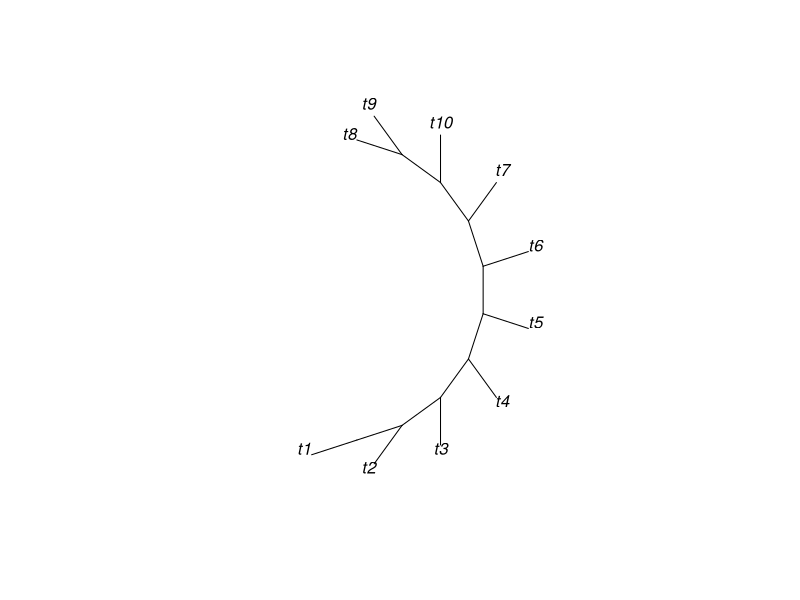
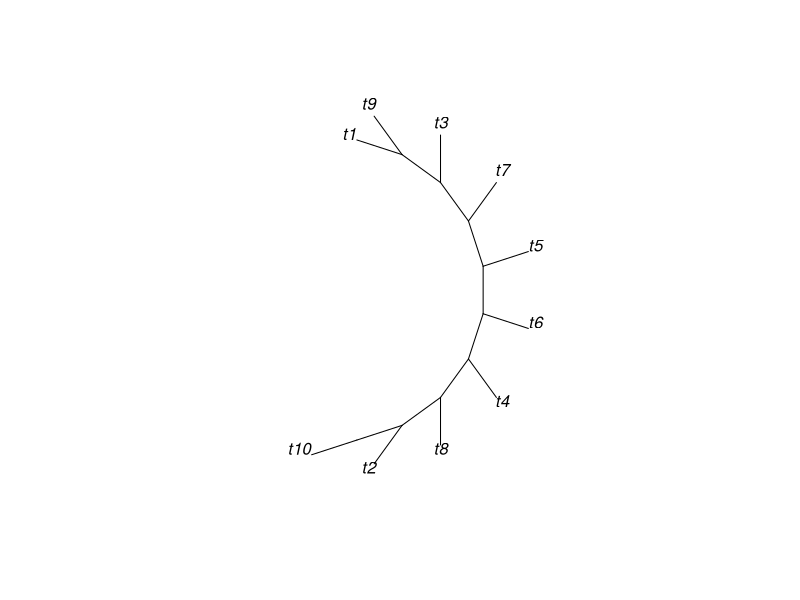
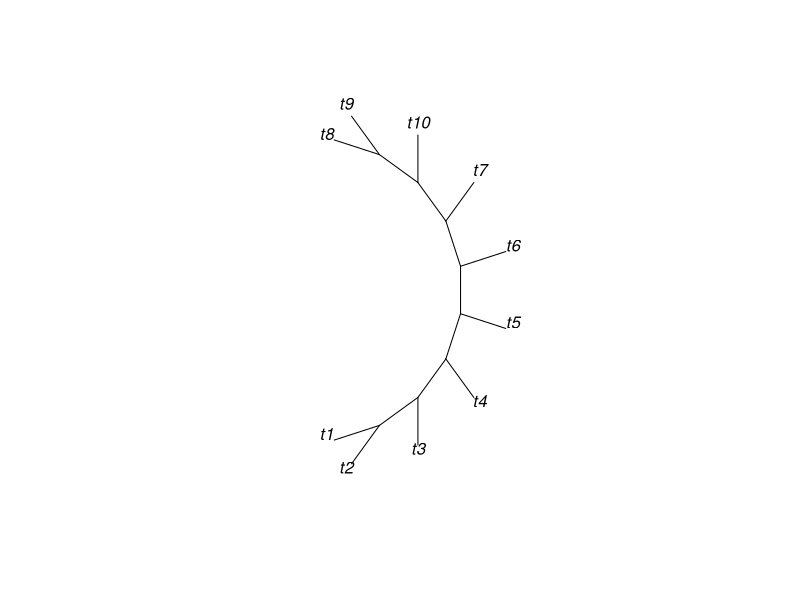
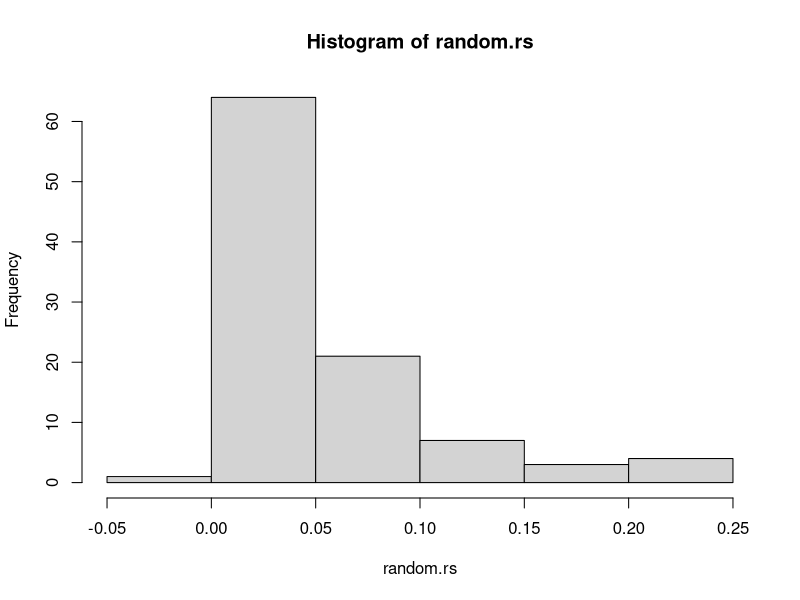
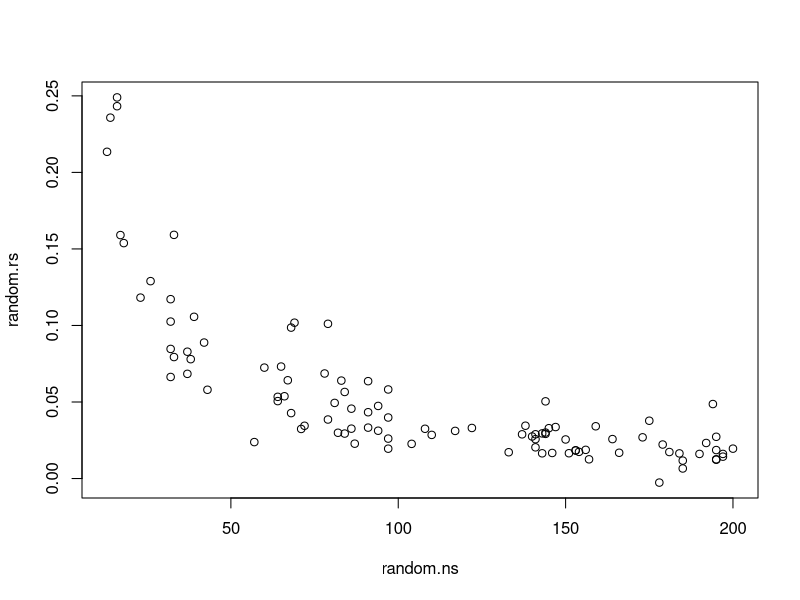

These charts were generated, in order, by the following R code:
# 11/02/2015
# Exploring different tree distance metrics

# LIBS
library (ape)

################################################################################
# PH85, TOPOLOGICAL
# 'The topological distance is defined as twice the number of internal branches
# defining different bipartitions of the tips'
################################################################################
# Simulated trees
tree1 <- stree (10, 'left')
tree2 <- stree (10, 'left')
# 1 node change leads to a distance of 2
holder <- tree1$tip.label[10]
tree1$tip.label[10] <- tree1$tip.label[8]
tree1$tip.label[8] <- holder
plot (tree1, type = 'unrooted')  # ignores root
(dist.topo (tree1, tree2))  # should be 2
# normalise by dividing by the total number of internal branches in both trees
((tree1$Nnode + tree2$Nnode) - 4)  # should be 14
# random trees again
tree1 <- stree (10, 'left')
tree2 <- stree (10, 'left')
# switch nodes around to make them maximally different
tree1$tip.label <- tree1$tip.label[c (10,2,8,4,6,5,7,3,9,1)]
plot (tree1, type = 'unrooted')
# normalised measure
dist.topo (tree1, tree2) / ((tree1$Nnode + tree2$Nnode) - 4)  # should be 1
# random test, n. internal branches shoudl never be greater than distance
bools <- rep (NA, 100)
for (i in 1:100) {
  tree1 <- rtree (100)
  tree2 <- rtree (100)
  bools[i] <- dist.topo (tree1, tree2) > ((tree1$Nnode + tree2$Nnode) - 4)
}
(any (bools))  # should be FALSE

################################################################################
# SCORE, BRANCH LENGTH
# 'square root of the sum of the squared differences of the (internal) branch
# lengths'
################################################################################
# first let's get a function that extracts internal branch lengths
getInternalEdgeLengths <- function (tree) {
  internal.branches <- which (!tree$edge[ ,2] %in% 1:length (tree$tip.label))
  tree$edge.length[internal.branches]
}
# now let's generate some trees with edge lengths -- make sure they're unrooted
# if they're rooted internal branches can be confusing, dist.topo assumes unrooted
tree1 <- unroot(stree (10, 'left'))
tree2 <- unroot(stree (10, 'left'))
tree1$edge.length <- rep (1, nrow (tree1$edge))
tree2$edge.length <- rep (1, nrow (tree2$edge))
# switching t8 and t10 is a small change and only changes 1 internal edge length
# we should expect there to be a sinlge edge difference. Since internal
# branches are all equal to 1, this should be the sqrt(2) -- the difference 
# squared and square rooted.
holder <- tree1$tip.label[10]
tree1$tip.label[10] <- tree1$tip.label[8]
tree1$tip.label[8] <- holder
plot (tree1, type = 'unrooted')
(dist.topo (tree1, tree2, method = 'score'))
# now let's trying rearranging all the tips to get a different tree
tree1 <- compute.brlen (unroot(stree (10, 'left')))
tree2 <- compute.brlen (unroot(stree (10, 'left')))
tree1$edge.length <- rep (1, nrow (tree1$edge))
tree2$edge.length <- rep (1, nrow (tree2$edge))
tree1$tip.label <- tree1$tip.label[c (10,2,8,4,6,5,7,3,9,1)]
dist.topo (tree1, tree2, method = 'score')  # now all the internal edges are different
# this is equal to sqrt(14) -- twice the number of different internal edges
# so the max difference possible can be expressed as:
#  sqrt (sum (internal.edge.lengths.tree1^2, internal.edge.lengths.tree1^2))
# Let's test this with some different lengths of branch
tree1 <- compute.brlen (unroot(stree (10, 'left')))
tree2 <- compute.brlen (unroot(stree (10, 'left')))
tree1$edge.length <- tree1$edge.length/sum(tree1$edge.length)
tree2$edge.length <- tree2$edge.length/sum(tree2$edge.length)
tree1$edge.length <- tree1$edge.length*10
tree1$tip.label <- tree1$tip.label[c (10,2,8,4,6,5,7,3,9,1)]
max.d <- sqrt (sum (getInternalEdgeLengths (tree1)^2, getInternalEdgeLengths (tree2)^2))
(dist.topo (tree1, tree2, method = 'score'))/max.d  # 1, maximum distance
# random test, n. internal branches should never be greater than distance
bools <- rep (NA, 100)
for (i in 1:100) {
  tree1 <- unroot(compute.brlen(rtree (100)))
  tree2 <- unroot(compute.brlen(rtree (100)))
  max.d <- sqrt (sum (getInternalEdgeLengths (tree1)^2, getInternalEdgeLengths (tree2)^2))
  obs.d <- dist.topo (tree1, tree2, method = 'score')
  bools[i] <- round (obs.d, 5) > round (max.d, 5)  # 5 decimal tol
}
(any (bools))  # should be FALSE

################################################################################
# CORRELATION OF DISTANCE MATRICES
################################################################################
# first test with the same tree
tree1 <- compute.brlen (stree (10, 'left'))
tree2 <- compute.brlen (stree (10, 'left'))
dist1 <- cophenetic.phylo (tree1)
dist2 <- cophenetic.phylo (tree2)
dist1 <- dist1[order (colnames(dist1)), order (colnames(dist1))]  # ensure tips are in the same order
dist2 <- dist2[order (colnames(dist2)), order (colnames(dist2))]
model <- cor.test (x = dist1, y = dist2)
model$estimate  # Pearson's r == 1
# Now switch tips 8 and 10 around
holder <- tree1$tip.label[10]
tree1$tip.label[10] <- tree1$tip.label[8]
tree1$tip.label[8] <- holder
dist1 <- cophenetic.phylo (tree1)
dist2 <- cophenetic.phylo (tree2)
dist1 <- dist1[order (colnames(dist1)), order (colnames(dist1))]
dist2 <- dist2[order (colnames(dist2)), order (colnames(dist2))]
model <- cor.test (x = dist1, y = dist2)
model$estimate  # Still very high
# Now muddle the tree
tree1 <- compute.brlen (stree (10, 'left'))
tree2 <- compute.brlen (stree (10, 'left'))
tree1$edge.length <- tree1$edge.length/sum(tree1$edge.length)
tree2$edge.length <- tree2$edge.length/sum(tree2$edge.length)
tree1$tip.label <- tree1$tip.label[c (10,2,8,4,6,5,7,3,9,1)]
dist1 <- cophenetic.phylo (tree1)
dist2 <- cophenetic.phylo (tree2)
dist1 <- dist1[order (colnames(dist1)), order (colnames(dist1))]
dist2 <- dist2[order (colnames(dist2)), order (colnames(dist2))]
model <- cor.test (x = dist1, y = dist2)
model$estimate  # that's as low as the correlation can get for this tree
# Can random trees for anything bigger get lower?
random.rs <- rep (NA, 100)
random.ns <- round (runif (100, 10, 200))
for (i in 1:100) {
  tree1 <- compute.brlen(rtree (random.ns[i]))
  tree2 <- compute.brlen(rtree (random.ns[i]))
  dist1 <- cophenetic.phylo (tree1)
  dist2 <- cophenetic.phylo (tree2)
  dist1 <- dist1[order (colnames(dist1)), order (colnames(dist1))]
  dist2 <- dist2[order (colnames(dist2)), order (colnames(dist2))]
  model <- cor.test (x = dist1, y = dist2)
  random.rs[i] <- model$estimate
}
hist(random.rs)
plot (random.rs ~ random.ns)  # yes, obviously bigger trees are much less likely to be similar